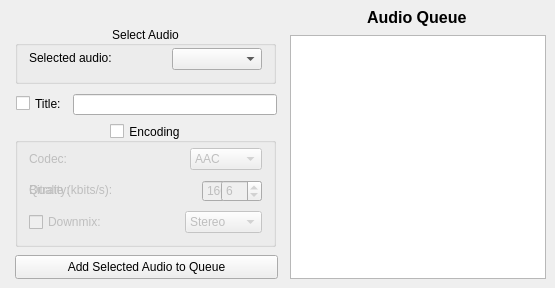
    <widget class="QWidget" name="AudioTab">
     <attribute name="title">
      <string>Audio</string>
     </attribute>
     <widget class="QTableWidget" name="AudioQueue">
      <property name="geometry">
       <rect>
        <x>290</x>
        <y>35</y>
        <width>256</width>
        <height>244</height>
       </rect>
      </property>
      <property name="sizePolicy">
       <sizepolicy hsizetype="Fixed" vsizetype="Fixed">
        <horstretch>0</horstretch>
        <verstretch>0</verstretch>
       </sizepolicy>
      </property>
      <property name="focusPolicy">
       <enum>Qt::NoFocus</enum>
      </property>
      <property name="contextMenuPolicy">
       <enum>Qt::CustomContextMenu</enum>
      </property>
      <property name="toolTip">
       <string>The audio queue.</string>
      </property>
      <property name="horizontalScrollBarPolicy">
       <enum>Qt::ScrollBarAlwaysOff</enum>
      </property>
      <property name="editTriggers">
       <set>QAbstractItemView::NoEditTriggers</set>
      </property>
      <property name="tabKeyNavigation">
       <bool>false</bool>
      </property>
      <property name="selectionMode">
       <enum>QAbstractItemView::NoSelection</enum>
      </property>
      <property name="selectionBehavior">
       <enum>QAbstractItemView::SelectRows</enum>
      </property>
      <property name="horizontalScrollMode">
       <enum>QAbstractItemView::ScrollPerItem</enum>
      </property>
      <property name="columnCount">
       <number>1</number>
      </property>
      <attribute name="horizontalHeaderVisible">
       <bool>false</bool>
      </attribute>
      <attribute name="horizontalHeaderHighlightSections">
       <bool>false</bool>
      </attribute>
      <attribute name="horizontalHeaderStretchLastSection">
       <bool>true</bool>
      </attribute>
      <attribute name="verticalHeaderVisible">
       <bool>false</bool>
      </attribute>
      <attribute name="verticalHeaderMinimumSectionSize">
       <number>25</number>
      </attribute>
      <attribute name="verticalHeaderDefaultSectionSize">
       <number>25</number>
      </attribute>
      <column/>
     </widget>
     <widget class="QGroupBox" name="AudioSelectorGB">
      <property name="geometry">
       <rect>
        <x>15</x>
        <y>26</y>
        <width>261</width>
        <height>58</height>
       </rect>
      </property>
      <property name="title">
       <string>Select Audio</string>
      </property>
      <property name="alignment">
       <set>Qt::AlignCenter</set>
      </property>
      <widget class="QLabel" name="SelectedAudioLabel">
       <property name="geometry">
        <rect>
         <x>14</x>
         <y>24</y>
         <width>84</width>
         <height>16</height>
        </rect>
       </property>
       <property name="text">
        <string>Selected audio:</string>
       </property>
      </widget>
      <widget class="QComboBox" name="SelectedAudioDD">
       <property name="geometry">
        <rect>
         <x>157</x>
         <y>22</y>
         <width>90</width>
         <height>22</height>
        </rect>
       </property>
       <property name="toolTip">
        <string>The audio in focus.</string>
       </property>
      </widget>
     </widget>
     <widget class="QGroupBox" name="EncodingAudioGB">
      <property name="geometry">
       <rect>
        <x>15</x>
        <y>123</y>
        <width>261</width>
        <height>124</height>
       </rect>
      </property>
      <property name="toolTip">
       <string>Enables/disables audio encoding.</string>
      </property>
      <property name="title">
       <string>Encoding</string>
      </property>
      <property name="alignment">
       <set>Qt::AlignCenter</set>
      </property>
      <property name="checkable">
       <bool>true</bool>
      </property>
      <property name="checked">
       <bool>false</bool>
      </property>
      <widget class="QLabel" name="EncoderAudioLabel">
       <property name="geometry">
        <rect>
         <x>14</x>
         <y>21</y>
         <width>58</width>
         <height>29</height>
        </rect>
       </property>
       <property name="text">
        <string>Codec:</string>
       </property>
      </widget>
      <widget class="QComboBox" name="AudioEncoderDD">
       <property name="geometry">
        <rect>
         <x>175</x>
         <y>25</y>
         <width>72</width>
         <height>22</height>
        </rect>
       </property>
       <property name="toolTip">
        <string>The audio codec to use for encoding.</string>
       </property>
       <item>
        <property name="text">
         <string>AAC</string>
        </property>
       </item>
       <item>
        <property name="text">
         <string>MP3</string>
        </property>
       </item>
       <item>
        <property name="text">
         <string>AC3</string>
        </property>
       </item>
       <item>
        <property name="text">
         <string>FLAC</string>
        </property>
       </item>
       <item>
        <property name="text">
         <string>Vorbis</string>
        </property>
       </item>
       <item>
        <property name="text">
         <string>Opus</string>
        </property>
       </item>
       <item>
        <property name="text">
         <string>DTS</string>
        </property>
       </item>
       <item>
        <property name="text">
         <string>TrueHD</string>
        </property>
       </item>
      </widget>
      <widget class="QLabel" name="RealAudioBitrateLabel">
       <property name="geometry">
        <rect>
         <x>14</x>
         <y>57</y>
         <width>90</width>
         <height>20</height>
        </rect>
       </property>
       <property name="text">
        <string>Bitrate (kbits/s):</string>
       </property>
      </widget>
      <widget class="QSpinBox" name="AudioBitrateNUD">
       <property name="geometry">
        <rect>
         <x>187</x>
         <y>57</y>
         <width>60</width>
         <height>22</height>
        </rect>
       </property>
       <property name="toolTip">
        <string>Sets the bitrate for the audio.</string>
       </property>
       <property name="minimum">
        <number>32</number>
       </property>
       <property name="maximum">
        <number>1562</number>
       </property>
       <property name="value">
        <number>160</number>
       </property>
      </widget>
      <widget class="QCheckBox" name="DownmixCB">
       <property name="geometry">
        <rect>
         <x>14</x>
         <y>86</y>
         <width>76</width>
         <height>26</height>
        </rect>
       </property>
       <property name="toolTip">
        <string>Enable/disables downmixing of the audio channels.</string>
       </property>
       <property name="text">
        <string>Downmix:</string>
       </property>
      </widget>
      <widget class="QComboBox" name="DownmixDD">
       <property name="geometry">
        <rect>
         <x>170</x>
         <y>88</y>
         <width>77</width>
         <height>22</height>
        </rect>
       </property>
       <property name="toolTip">
        <string>The number of channels to downmix to.</string>
       </property>
       <item>
        <property name="text">
         <string>Stereo</string>
        </property>
       </item>
       <item>
        <property name="text">
         <string>Mono</string>
        </property>
       </item>
       <item>
        <property name="text">
         <string>5.1</string>
        </property>
       </item>
      </widget>
      <widget class="QLabel" name="AudioQualityLabel">
       <property name="geometry">
        <rect>
         <x>14</x>
         <y>59</y>
         <width>49</width>
         <height>16</height>
        </rect>
       </property>
       <property name="text">
        <string>Quality:</string>
       </property>
      </widget>
      <widget class="QSpinBox" name="AudioQualityNUD">
       <property name="geometry">
        <rect>
         <x>206</x>
         <y>57</y>
         <width>41</width>
         <height>22</height>
        </rect>
       </property>
       <property name="toolTip">
        <string>Sets the quality factor for Vorbis audio codec.</string>
       </property>
       <property name="value">
        <number>6</number>
       </property>
      </widget>
     </widget>
     <widget class="QPushButton" name="AddAudioJob">
      <property name="geometry">
       <rect>
        <x>15</x>
        <y>255</y>
        <width>263</width>
        <height>24</height>
       </rect>
      </property>
      <property name="toolTip">
       <string>Adds the currently selected audio and it's encoding settings to the audio queue.</string>
      </property>
      <property name="text">
       <string>Add Selected Audio to Queue</string>
      </property>
     </widget>
     <widget class="QLabel" name="AudioQueueLabel">
      <property name="geometry">
       <rect>
        <x>367</x>
        <y>5</y>
        <width>101</width>
        <height>25</height>
       </rect>
      </property>
      <property name="font">
       <font>
        <pointsize>12</pointsize>
        <bold>true</bold>
       </font>
      </property>
      <property name="text">
       <string>Audio Queue</string>
      </property>
     </widget>
     <widget class="QCheckBox" name="AudioTitleCB">
      <property name="geometry">
       <rect>
        <x>16</x>
        <y>90</y>
        <width>50</width>
        <height>27</height>
       </rect>
      </property>
      <property name="toolTip">
       <string extracomment="Enables/disables setting the audio stream title."/>
      </property>
      <property name="text">
       <string>Title:</string>
      </property>
     </widget>
     <widget class="QLineEdit" name="AudioTitleTxtBox">
      <property name="geometry">
       <rect>
        <x>73</x>
        <y>94</y>
        <width>204</width>
        <height>21</height>
       </rect>
      </property>
      <property name="toolTip">
       <string extracomment="The title to apply to the selected audio stream."/>
      </property>
     </widget>
    </widget>
